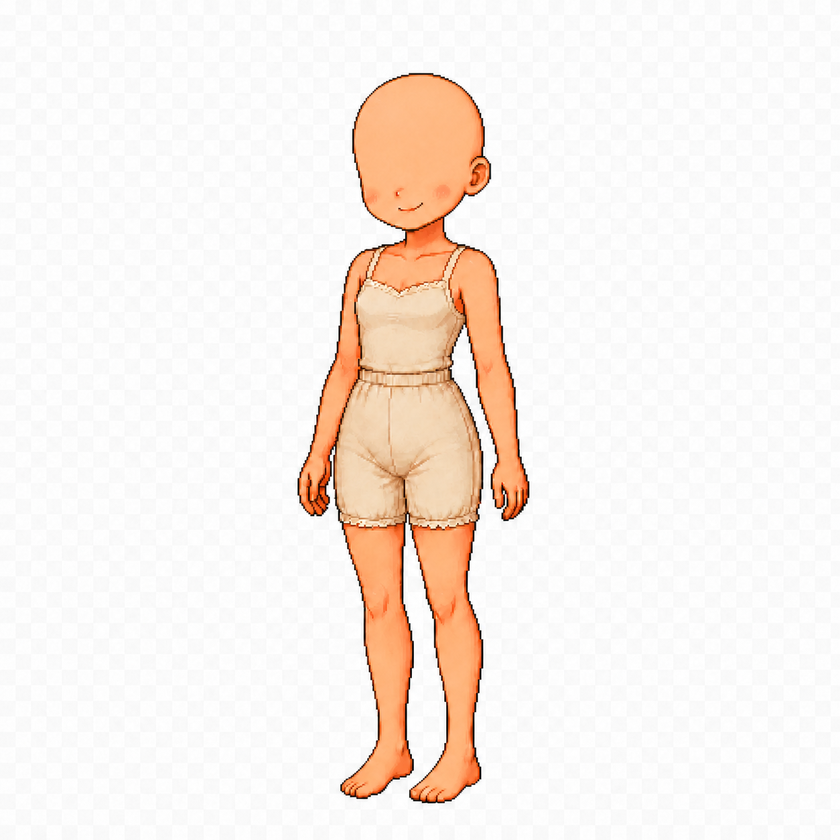
#> input picture assets/mini_game/images/blonde_base.png, 840 x 840 px, shrunk from 1254 x 1254 before the run, found by its file name
$ python analyze_face.py
#> lines starting #> are read from the running program, lines starting #| are printed output that depends on the picture
import numpy as np
from PIL import Image

def main():
    img_b = Image.open("assets/mini_game/images/blonde_base.png").convert("RGBA")
    arr_b = np.array(img_b)
    h, w = arr_b.shape[:2]
#> h = 840; w = 840

    opaque_y, opaque_x = np.where(arr_b[:,:,3] > 0)
    print("Opaque body bounds:")
    print("Y:", opaque_y.min(), "to", opaque_y.max())
#| Y: 0 to 839
    print("X:", opaque_x.min(), "to", opaque_x.max())
#| X: 0 to 839

    # Let's crop the head region
    # The head starts at opaque_y.min() (around 29)
    # Let's crop a window of 300x300 around the top center of the body
    head_top = opaque_y.min()
#> head_top = 0
    body_center_x = int(np.median(opaque_x))
#> body_center_x = 419

    # We want to crop from head_top to head_top + 300, and body_center_x - 200 to body_center_x + 200
    head_y_start = head_top
#> head_y_start = 0
    head_y_end = head_top + 300
#> head_y_end = 300
    head_x_start = body_center_x - 200
#> head_x_start = 219
    head_x_end = body_center_x + 200
#> head_x_end = 619

    print(f"Head crop region: Y={head_y_start}:{head_y_end}, X={head_x_start}:{head_x_end}")
#| Head crop region: Y=0:300, X=219:619

    head_crop = arr_b[head_y_start:head_y_end, head_x_start:head_x_end]
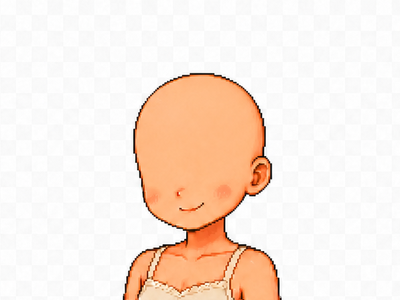
#> head_crop: shape (300, 400, 4); mean R, G, B, A 249, 233.2, 222.4, 255
    Image.fromarray(head_crop).save("scratch/head_crop.png")
    print("Saved scratch/head_crop.png")

if __name__ == "__main__":
    main()

$ run again, with assets/mini_game/images/blonde_eyes_closed.png copied over assets/mini_game/images/blonde_base.png
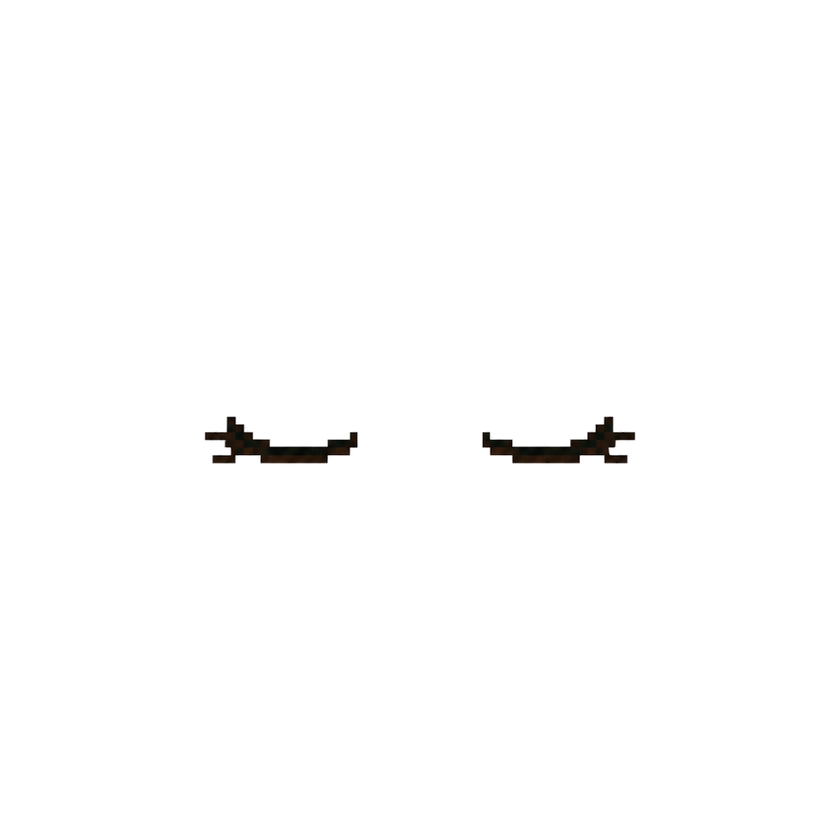
#> input picture assets/mini_game/images/blonde_eyes_closed.png, 840 x 840 px, shrunk from 1254 x 1254 before the run, found by its file name
#> in main, img_b is the input picture: PIL image 840x840 RGBA; mean R, G, B, A 0.9, 0.8, 0.7, 2.3
#> opaque_y = 7895 values from 413 to 467; opaque_x = 7895 values, max 637 at index 773, min 202 at index 774, mean 419.4
#| Y: 413 to 467
#| X: 202 to 637
#> head_top = 413
#> body_center_x = 360
#> head_y_start = 413
#> head_y_end = 713
#> head_x_start = 160
#> head_x_end = 560
#| Head crop region: Y=413:713, X=160:560
#> in main, `head_crop = arr_b[head_y_start:head_y_end, head_x_start:head_x_end]`:
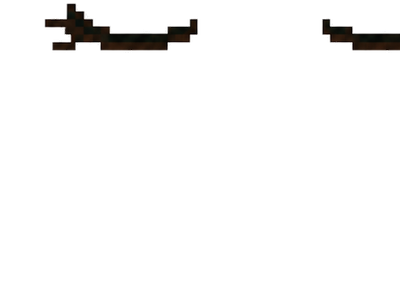
#> head_crop: shape (300, 400, 4); mean R, G, B, A 3.6, 3.3, 3, 9.7; transparent parts drawn white
